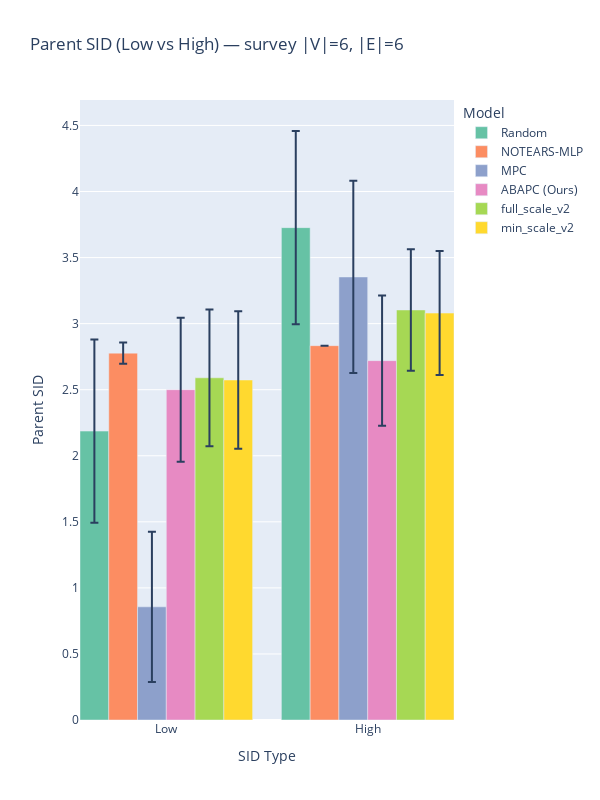

Notebook cell for this chart:
### Code cell
plot_sid_grouped_by_type(data_to_plot[data_to_plot['dataset']=='survey'],
                    model_order=model_order)

### Figure 1 — Plotly figure (JSON) as saved in the notebook; plotly's stock layout.template omitted (floating-point values rounded to 4 significant figures)
{"data": [{"customdata": ["Random", "NOTEARS-MLP", "MPC", "ABAPC (Ours)", "full_scale_v2", "min_scale_v2", "Random", "NOTEARS-MLP", "MPC", "ABAPC (Ours)", "full_scale_v2", "min_scale_v2"], "error_y": {"array": [0.6939, 0.07975, 0.5685, 0.545, 0.5175, 0.5207, 0.7314, 0, 0.7274, 0.4931, 0.4591, 0.4693], "type": "data", "visible": true}, "hovertemplate": "Model: %{customdata}<br>SID: %{y:.2f}<extra></extra>", "marker": {"color": ["rgb(102,194,165)", "rgb(252,141,98)", "rgb(141,160,203)", "rgb(231,138,195)", "rgb(166,216,84)", "rgb(255,217,47)", "rgb(102,194,165)", "rgb(252,141,98)", "rgb(141,160,203)", "rgb(231,138,195)", "rgb(166,216,84)", "rgb(255,217,47)"]}, "showlegend": false, "type": "bar", "x": [0, 1, 2, 3, 4, 5, 7, 8, 9, 10, 11, 12], "y": [2.187, 2.777, 0.8567, 2.5, 2.59, 2.573, 3.727, 2.833, 3.353, 2.72, 3.103, 3.08]}, {"marker": {"color": "rgb(102,194,165)"}, "name": "Random", "showlegend": true, "type": "bar", "x": [null], "y": [null]}, {"marker": {"color": "rgb(252,141,98)"}, "name": "NOTEARS-MLP", "showlegend": true, "type": "bar", "x": [null], "y": [null]}, {"marker": {"color": "rgb(141,160,203)"}, "name": "MPC", "showlegend": true, "type": "bar", "x": [null], "y": [null]}, {"marker": {"color": "rgb(231,138,195)"}, "name": "ABAPC (Ours)", "showlegend": true, "type": "bar", "x": [null], "y": [null]}, {"marker": {"color": "rgb(166,216,84)"}, "name": "full_scale_v2", "showlegend": true, "type": "bar", "x": [null], "y": [null]}, {"marker": {"color": "rgb(255,217,47)"}, "name": "min_scale_v2", "showlegend": true, "type": "bar", "x": [null], "y": [null]}], "layout": {"bargap": 0, "height": 800, "legend": {"title": {"text": "Model"}}, "showlegend": true, "title": {"text": "Parent SID (Low vs High) — survey |V|=6, |E|=6"}, "width": 600, "xaxis": {"tickmode": "array", "ticktext": ["Low", "High"], "tickvals": [2.5, 9.5], "title": {"text": "SID Type"}}, "yaxis": {"title": {"text": "Parent SID"}}}}
